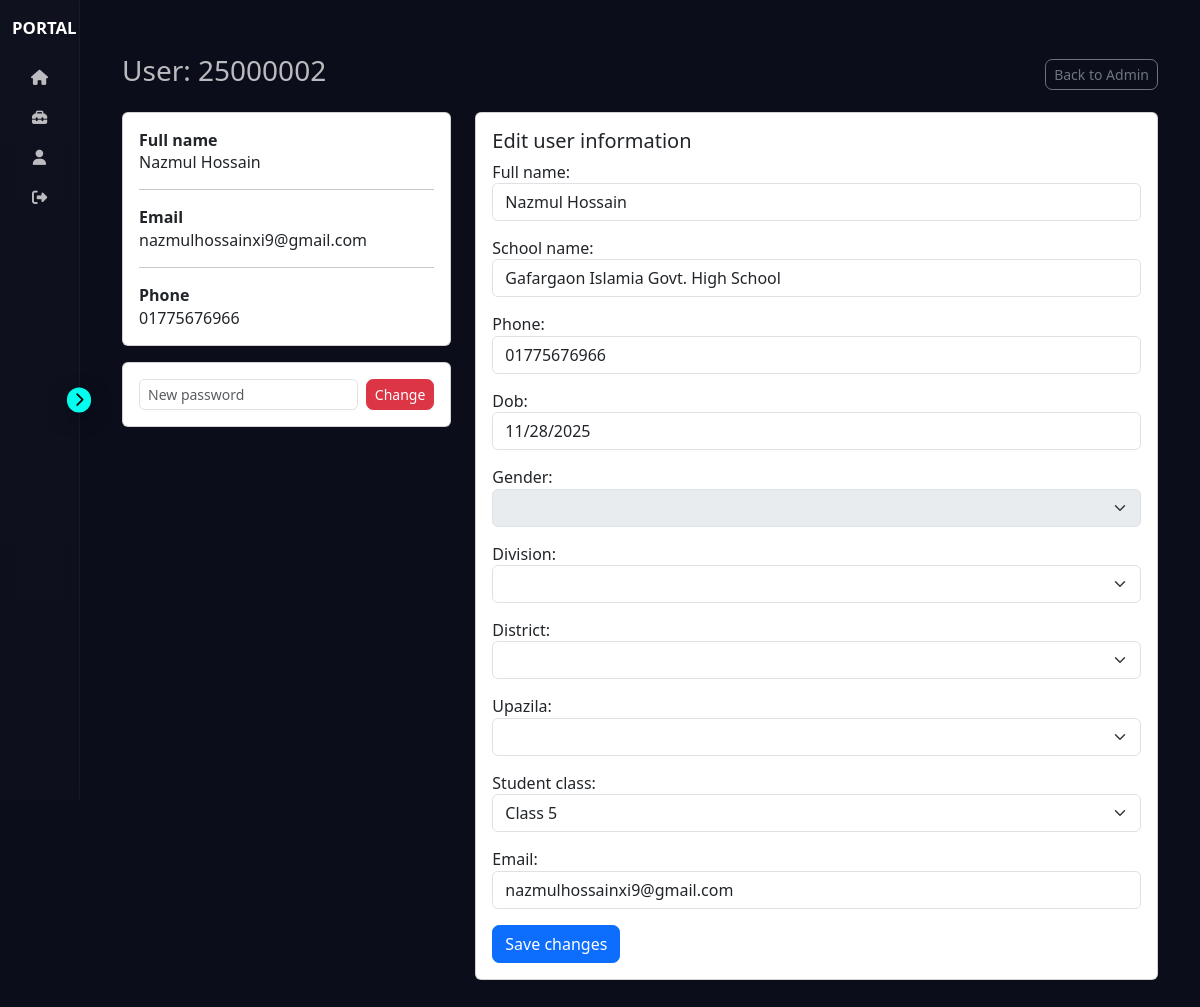
The page /profile/25000002/ (signed in) on the database its author committed.
### Registration/models.py (models this page shows, shortened)
class Student(models.Model):
    user = models.OneToOneField(
        User,
        on_delete=models.CASCADE,
        related_name="student_profile"
    )
    full_name = models.CharField(max_length=200, default="Unknown")
    school_name = models.CharField(max_length=200, default="Not Provided")
    phone = models.CharField(max_length=20, default="N/A")
    division = models.CharField(max_length=100, default="Not Selected")
    district = models.CharField(max_length=100, default="Not Selected")
    upazila = models.CharField(max_length=100, default="Not Selected")
    gender = models.CharField(max_length=20, default="Not Specified")
    student_class = models.CharField(max_length=20, default="Unknown")
    category_name = models.CharField(max_length=50, default="Unknown")
    dob = models.DateField(default=timezone.now)  # Prevent migration error
    created_at = models.DateTimeField(auto_now_add=True)
    updated_at = models.DateTimeField(auto_now=True)

### Registration/views.py (the view)
# urls.py: path("profile/<str:username>/", views.admin_profile_view, name="admin_profile"),
@login_required
def admin_profile_view(request, username):
    if not (request.user.is_staff or request.user.is_superuser):
        return HttpResponseForbidden("Admin area")
    user = get_object_or_404(User, username=username)
    student = get_object_or_404(Student, user=user)
    form = None
    if request.method == "POST":
        if "new_password" in request.POST and request.POST.get("new_password"):
            new_password = request.POST.get("new_password")
            user.set_password(new_password)
            user.save()
            messages.success(request, f"Password updated for {user.username}")
            return redirect("app:admin_profile", username=user.username)
        form = ExistingUserUpdateForm(request.POST, instance=student)
        if form.is_valid():
            with transaction.atomic():
                user.email = form.cleaned_data.get("email", user.email)
                user.save()
                student = form.save(commit=False)
                class_mapping = {
                    "3": "Primary", "4": "Primary", "5": "Primary",
                    "6": "Junior", "7": "Junior", "8": "Junior",
                    "9": "Secondary", "10": "Secondary",
                    "11": "Higher Secondary", "12": "Higher Secondary",
                }
                student.category_name = class_mapping.get(form.cleaned_data.get("student_class"), student.category_name)
                student.save()
            messages.success(request, f"Updated user {user.username}")
            return redirect("app:admin_profile", username=user.username)
        else:
            messages.error(request, "Form validation failed.")
    else:
        form = ExistingUserUpdateForm(instance=student)
        form.fields["email"].initial = user.email
    form.fields['division'].choices = [("", "-- Select Division --")] + [(d, d) for d in DIVISION_LIST]
    if student.division in GEOGRAPHY_DATA:
        districts = list(GEOGRAPHY_DATA[student.division].keys())
        form.fields['district'].choices = [("", "-- Select District --")] + [(d, d) for d in districts]
    if student.division in GEOGRAPHY_DATA and student.district in GEOGRAPHY_DATA[student.division]:
        upazilas = GEOGRAPHY_DATA[student.division][student.district]
        form.fields['upazila'].choices = [("", "-- Select Upazila --")] + [(u, u) for u in upazilas]
    context = {
        "target_user": user,
        "profile_info": student,
        "form": form,
    }
    return render(request, "admin/profile.html", context)

### Registration/templates/admin/profile.html (shortened to what this page needs)
{% extends "base.html" %}
{% block content %}
<div class="container py-4">
  <div class="d-flex justify-content-between align-items-center mb-3">
    <h3>User: {{ target_user.username }}</h3>
    <div>
      <a href="{% url 'app:admin_view' %}" class="btn btn-outline-secondary btn-sm">Back to Admin</a>
    </div>
  </div>
  <div class="row">
    <div class="col-md-4">
      <div class="card p-3 mb-3">
        <div class="fw-semibold">Full name</div>
        <div>{{ profile_info.full_name }}</div>
        <hr>
        <div class="fw-semibold">Email</div>
        <div>{{ target_user.email }}</div>
        <hr>
        <div class="fw-semibold">Phone</div>
        <div>{{ profile_info.phone }}</div>
      </div>
          <div class="card p-3">
            <form method="post" class="d-flex gap-2">
              <input name="new_password" class="form-control form-control-sm" placeholder="New password">
              <button class="btn btn-sm btn-danger">Change</button>
            </form>
          </div>
    </div>
    <div class="col-md-8">
      <div class="card p-3">
        <h5>Edit user information</h5>
        <form method="post">
          {{ form.as_p }}
          <button class="btn btn-primary">Save changes</button>
        </form>
      </div>
    </div>
  </div>
</div>
{% endblock %}

### static/css/base.css (style rules this page uses)
:root { --bg-900: #0b0e1a; --panel-800: rgba(255, 255, 255, 0.04); --muted: rgba(255, 255, 255, 0.72); --accent: #4d9bff; --accent-opaque: rgba(77, 155, 255, 0.12); --sp-xxs: 0.25rem; --sp-xs: 0.5rem; --sp-sm: 0.75rem; --sp-md: 1rem; --sp-lg: 1.5rem; --sp-xl: 2rem; --toggle-size: 1.55rem; --sidebar-collapsed: clamp(3rem, 9vw, 5rem); --sidebar-expanded: clamp(10rem, 15vw, 12rem); --bp-sm: 36rem; --bp-md: 48rem; --bp-lg: 62rem; --bp-xl: 75rem; font-family: "Inter", system-ui, -apple-system, "Segoe UI", Roboto, "Helvetica Neue", Arial; color-scheme: dark; }
html, body { height: 100%; }
body { margin: 0; background: var(--bg-900); color: var(--muted); font-size: 16px; line-height: 1.4; -webkit-font-smoothing: antialiased; }
.form-control { border-radius: 0.35rem; }
.btn { border-radius: 0.45rem; }

### rows shown on the page
Student: full_name "Nazmul Hossain", phone "01775676966", school_name "Gafargaon Islamia Govt. High School", dob "11/28/2025", student_class "Class 5"

### other values the page prints
{{ target_user.username }} "25000002"
{{ target_user.email }} "nazmulhossainxi9@gmail.com"
